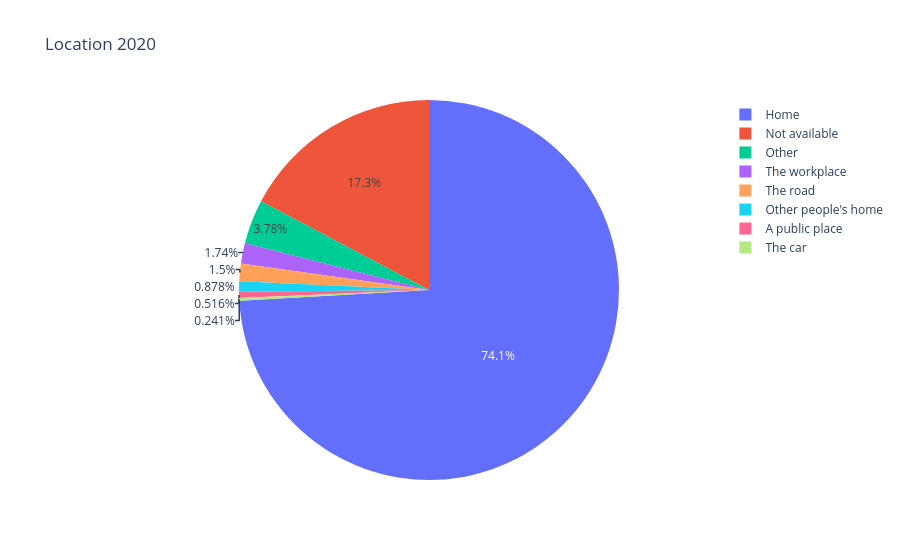

The notebook cell this image was saved under:
### Code cell
location_piechart2020 = px.pie(location_reduced, values='2020', names='Place of the violent act', title='Location 2020')
location_piechart2020.show()

### Figure 1 — Plotly figure (JSON) as saved in the notebook; plotly's stock layout.template omitted (floating-point values rounded to 4 significant figures)
{"data": [{"domain": {"x": [0, 1], "y": [0, 1]}, "hovertemplate": "Place of the violent act=%{label}<br>2020=%{value}<extra></extra>", "labels": ["Home", "The workplace", "The road", "Other people's home", "A public place", "The car", "Other", "Not available", "Not available"], "legendgroup": "", "name": "", "showlegend": true, "type": "pie", "values": [8608, 202, 174, 102, 60, 28, 439, 446, 1559]}], "layout": {"legend": {"tracegroupgap": 0}, "title": {"text": "Location 2020"}}}
